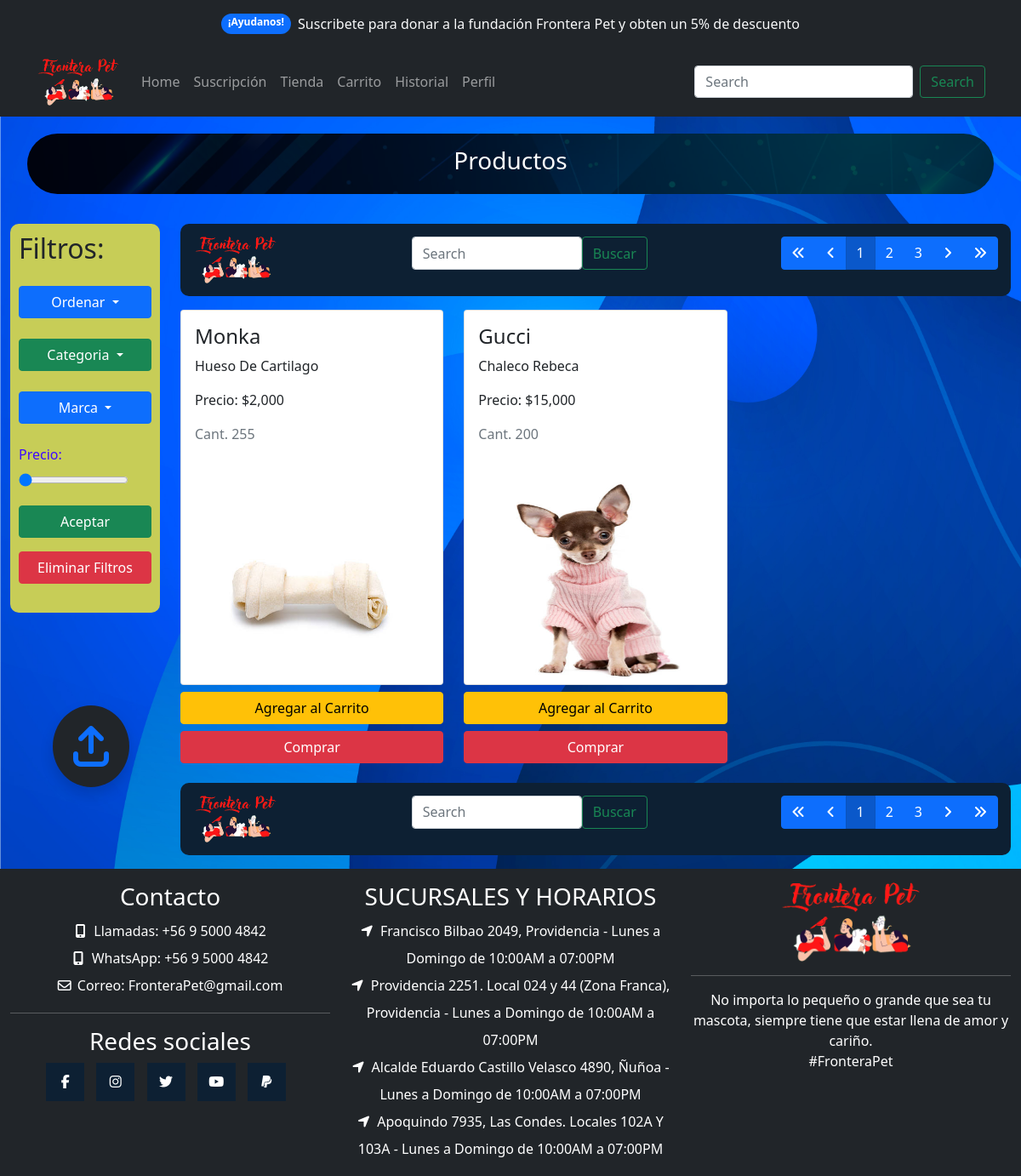
Before: /stock/ with the older database file.
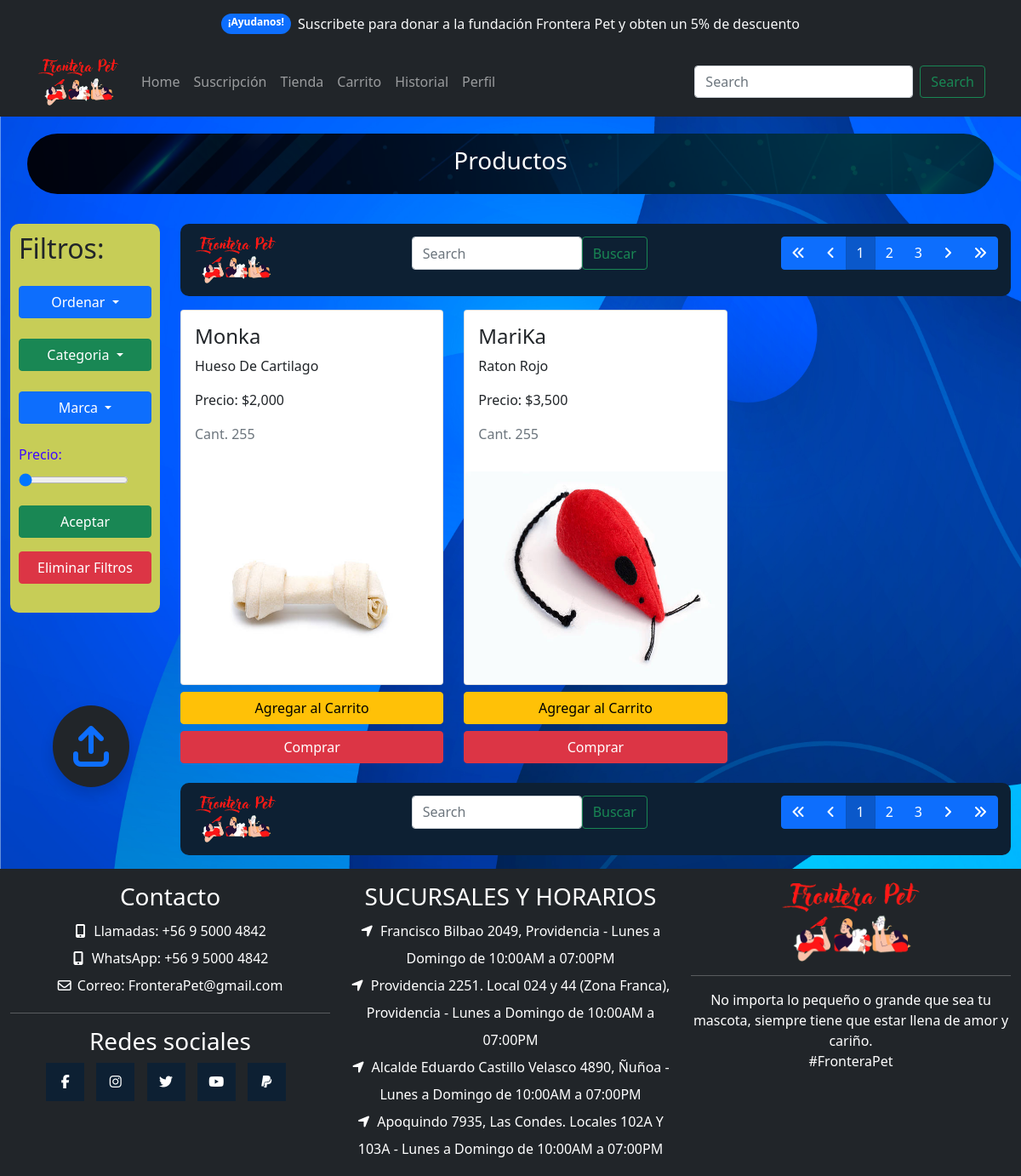
After: the same page with the newer database file.
### app/models.py (models this page shows, shortened)
class Producto(models.Model):
    codigo = models.IntegerField(null=False,primary_key=True)
    nombre = models.CharField(max_length=60)
    marca = models.CharField(max_length=60)
    precio = models.IntegerField()
    stock = models.IntegerField()
    tipo = models.ForeignKey(TipoProducto, on_delete=models.CASCADE)
    imagen = models.ImageField(upload_to="productos", null=True)
    created_at = models.DateField(auto_now_add=True)
    update_at = models.DateField(auto_now=True)
    class Meta:
        db_table = 'db_Producto'

### app/views.py (the view, shortened to what this page needs)
# urls.py: path('stock/', stock, name='stock'),
def stock(request):
    productosAll = Producto.objects.all()
    datos = {
        'listaProductos' : productosAll
    }
    return render(request, 'app/carrito/stock.html', datos)

### app/templates/app/carrito/stock.html (shortened to what this page needs)
{% extends 'app/base.html' %}
{% load static %}
{% load humanize %}
{% block contenido %}
    <section>
        <div class="container-fluid">
            <div class="col-lg-12 col-sm-12 col-12">
                <div class="titulo-stock d-flex">
                    <h3>Productos</h3>
                </div>
            </div>
            <div class="col-lg-12 col-sm-12 col-12">
                <div class="row">
                    <div class="col-lg-2 col-sm-2 col-12">
                    <div class="filtros">
                        <h2>Filtros:</h2>
                        <div class="dropdown  mb-4 mt-4 d-grid">
                            <button class="btn btn-drop btn-primary dropdown-toggle" type="button" id="dropdownMenuButton" data-bs-toggle="dropdown" aria-expanded="false">
                                Ordenar
                            </button>
                        </div>
                        <div class="dropdown mb-4 mt-4 d-grid">
                            <button class="btn btn-categoria btn-success dropdown-toggle" type="button" id="dropdownMenuButton" data-bs-toggle="dropdown" aria-expanded="false">
                            Categoria
                            </button>
                        </div>
                        <div class="dropdown mb-4 d-grid">
                            <button class="btn btn-primary dropdown-toggle" type="button" id="dropdownMenuButton" data-bs-toggle="dropdown" aria-expanded="false">
                                Marca
                            </button>
                        </div>
                        <form action="" class="mb-4" style="color: rgb(63, 10, 255);">
                            <label for="Precio" class="form-label">Precio:</label>
                            <div class="slidecontainer">
                                <input type="range" min="1" max="100" value="1" class="slider" id="myRange">
                            </div>
                            <div class="d-grid mt-3">
                                <a href="#" class="btn btn-success btn-block mb-3">Aceptar</a>
                                <a href="{% url 'stock' %}" class="btn btn-danger btn-block">Eliminar Filtros</a>
                            </div>
                        </form>
                    </div>
                    <div class="flecha-volver d-flex justify-content-center mt-4 display-5 position-fixed ">
                        <a href="#">
                            <i class="fa-solid fa-arrow-up-from-bracket bg-dark  p-4 rounded-circle shadow"></i>
                        </a>
                    </div>
                    </div>
                    <div class="col-lg-10 col-sm-10 col-12">
                        <div class="nav-stock mb-3">
                            <nav class="d-flex justify-content-between">
                                <img class="img-relleno" src="{% static 'app/img/general/logo-FronteraPet.png' %}" width="100px" alt="">
                                <form class="form-inline d-flex mb-3">
                                    <input class="form-control mr-sm-2" style="width: 200px;" type="search" placeholder="Search" aria-label="Search">
                                    <button class="btn btn-outline-success my-2 my-sm-0" type="submit">Buscar</button>
                                </form>
                                <div class="btn-group mb-3">
                                    <a href="stock.html" class="btn btn-primary"><i class="fa-solid fa-angles-left"></i></a>
                                    <a href="stock.html" class="btn btn-primary"><i class="fa-solid fa-angle-left"></i></a>
                                    <a href="stock.html" class="btn btn-primary active">1</a>
                                    <a href="stock_2.html" class="btn btn-primary">2</a>
                                    <a href="stock_3.html" class="btn btn-primary">3</a>
                                    <a href="stock_2.html" class="btn btn-primary"><i class="fa-solid fa-angle-right"></i></a>
                                    <a href="stock_3.html" class="btn btn-primary"><i class="fa-solid fa-angles-right"></i></a>
                                </div>
                            </nav>
                        </div>
                        <div class="col-lg-12 col-sm-12 col-12">
                            <div class="row card-stock justify-content-start">
                                {% for aux in listaProductos %}
                                <div class="col-lg-4 col-sm-4 col-6">
                                    <div class="card">
                                        <div class="card-body">
                                            <h4 class="card-title">{{ aux.marca | capfirst }}</h4>
                                            <p class="card-text">{{ aux.nombre | title }}</p>
                                            <p class="card-text">Precio: ${{ aux.precio | intcomma }}</p>
                                            <p class="text-secondary">Cant. {{ aux.stock }}</p>
                                        </div>
                                        {% if aux.imagen %}
                                        <img class="card-img-top" width="100px" src="{{ aux.imagen.url }}" alt="Card image">
                                        {% else %}
                                        <img src="{% static 'app/img/stock/stock-juego-1.jpg' %}" class="img-fluid item-img w-100 mb-3">
                                        {% endif %}
                                    </div>
                                    <div class="d-grid mt-2 ">
                                        <form action="" method="POST">
                                            <div class="d-grid">
                                                <button type="submit" class="btn btn-warning btn-block mb-2">Agregar al Carrito</button>
                                            </div>
                                        </form>
                                        <a href="{% url 'pagar' %}" class="btn btn-danger btn-block mb-2">Comprar</a>
                                    </div>
                                </div>
                                {% endfor %}
                            </div>
                        </div>
                        <div class="nav-stock mb-3">
                            <nav class="d-flex justify-content-between">
                                <img class="img-relleno" src="{% static 'app/img/general/logo-FronteraPet.png' %}" width="100px" alt="">
                                <form class="form-inline d-flex mb-3">
                                    <input class="form-control mr-sm-2" style="width: 200px;" type="search" placeholder="Search" aria-label="Search">
                                    <button class="btn btn-outline-success my-2 my-sm-0" type="submit">Buscar</button>
                                </form>
                                <div class="btn-group mb-3">
                                    <a href="stock.html" class="btn btn-primary"><i class="fa-solid fa-angles-left"></i></a>
                                    <a href="stock.html" class="btn btn-primary"><i class="fa-solid fa-angle-left"></i></a>
                                    <a href="stock.html" class="btn btn-primary active">1</a>
                                    <a href="stock_2.html" class="btn btn-primary">2</a>
                                    <a href="stock_3.html" class="btn btn-primary">3</a>
                                    <a href="stock_2.html" class="btn btn-primary"><i class="fa-solid fa-angle-right"></i></a>
                                    <a href="stock_3.html" class="btn btn-primary"><i class="fa-solid fa-angles-right"></i></a>
                                </div>
                            </nav>
                        </div>
                    </div>
                </div>
            </div>
        </div>
    </section>
{% endblock %}

Changed rows visible on the page:
removed Producto: marca "Gucci", nombre "Chaleco Rebeca", precio "15,000", stock "200", imagen (picture)
added Producto: marca "MariKa", nombre "Raton Rojo", precio "3,500", stock "255", imagen (picture)
